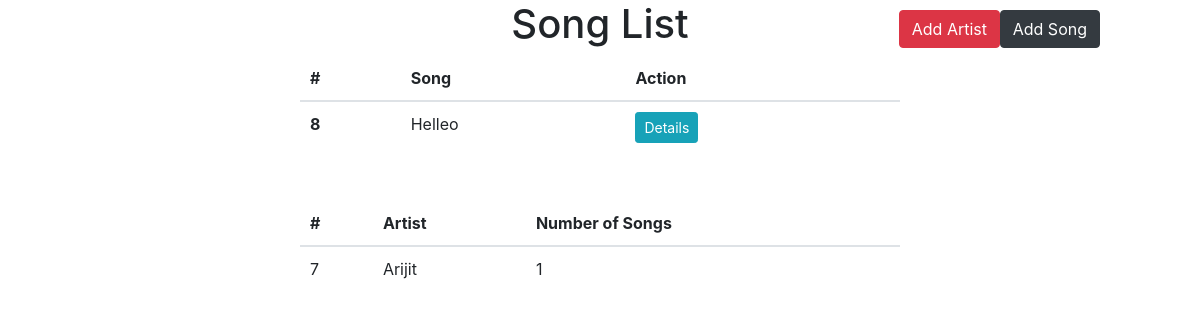
Before: /songs/ with the older database file.
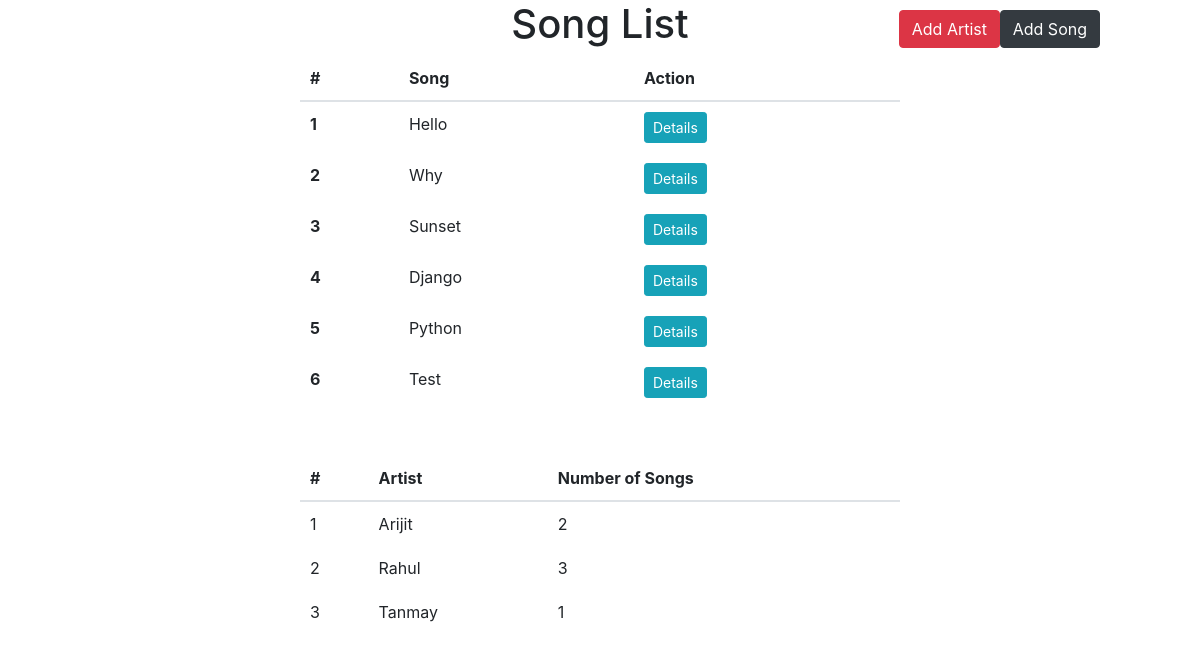
After: the same page with the newer database file.
### TuneTracker/models.py (models this page shows, shortened)
class Song(models.Model):
    title = models.CharField(max_length=200)
    artist = models.ForeignKey(Artist, on_delete=models.CASCADE)

class Artist(models.Model):
    name = models.CharField(max_length=100)

### TuneTracker/views.py (the view)
# urls.py: path('songs/', song_list, name='song_list'),
def song_list(request):
    songs = Song.objects.all()
    artists = Artist.objects.all()
    return render(request, 'index.html', {'songs': songs, 'artists':artists})

### templates/index.html (shortened to what this page needs)
<!DOCTYPE html>
<html>
<head>
    <link rel="stylesheet" href="https://stackpath.bootstrapcdn.com/bootstrap/4.5.2/css/bootstrap.min.css">
</head>
<body>
    <center><h1>Song List</h1><center>
    <table class="table">
        <thead>
          <tr>
            <th scope="col">#</th>
            <th scope="col">Song</th>
            <th scope="col">Action</th>
          </tr>
        </thead>
        <tbody>
            {% for song in songs %}
          <tr>
            <th scope="row">{{ song.id }}</th>
            <td>{{ song.title }}</td>
            <td><a href="{% url 'song_detail' song.id %}" class="btn btn-info btn-sm">Details</a></td>
          </tr>
          {% endfor %}
        </tbody>
    </table>
    <table class="table mt-5">
        <thead>
          <tr>
            <th scope="col">#</th>
            <th scope="col">Artist</th>
            <th scope="col">Number of Songs</th>
          </tr>
        </thead>
        <tbody>
            {% for artist in artists %}
                    <tr>
                        <td>{{ artist.id }}</td>
                        <td>{{ artist.name }}</td>
                        <td>{{ artist.song_set.count }}</td>
                    </tr>
            {% endfor %}
        </tbody>
    </table>
    <button type="button" class="btn song-btn btn-dark" data-toggle="modal" data-target="#addSongModal">Add Song</button>
    <button type="button" class="btn artist-btn btn-danger" data-toggle="modal" data-target="#addArtist">Add Artist</button>
</body>
</html>

### templates/index.html (style rules this page uses)
.song-btn { position: absolute; top: 10px; right: 100px; }
.artist-btn { position: absolute; top: 10px; right: 200px; }
.table { border-collapse: collapse; width: 50%; }
.table th, .table td { border: 0px solid rgba(0, 0, 0, 0.1); padding: 10px; text-align: left; }

Changed rows visible on the page:
removed Song: id "8", title "Helleo"
removed Artist: id "7", name "Arijit", song_set.count "1"
added Song: id "1", title "Hello"
added Song: id "2", title "Why"
added Song: id "3", title "Sunset"
added Song: id "4", title "Django"
added Song: id "5", title "Python"
added Song: id "6", title "Test"
added Artist: id "1", name "Arijit", song_set.count "2"
added Artist: id "2", name "Rahul", song_set.count "3"
added Artist: id "3", name "Tanmay", song_set.count "1"
